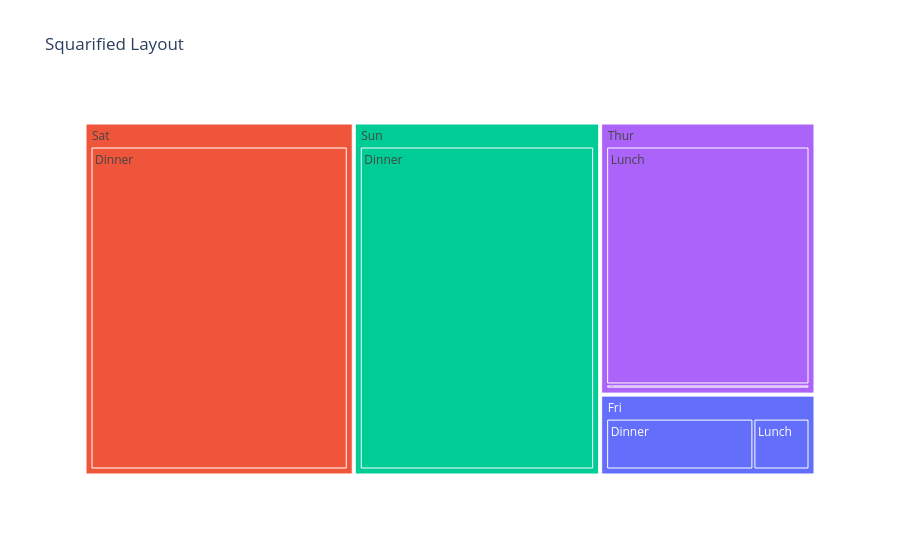
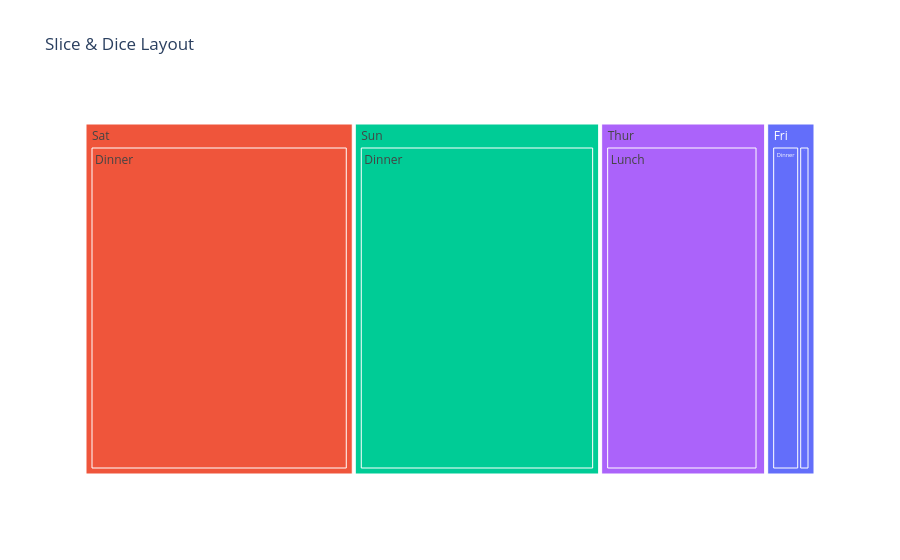
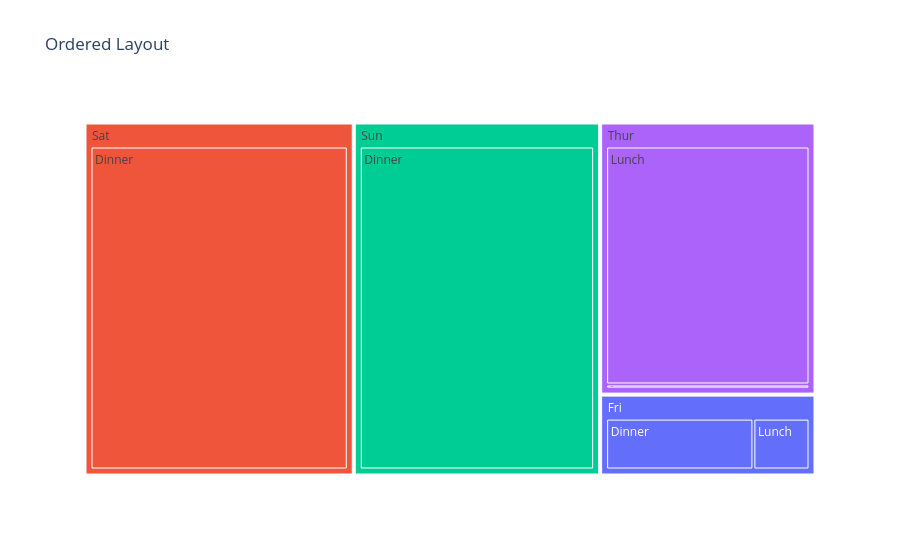

The code cell stored with these charts, in order, in its notebook:
### Markdown cell above
# task 6

### Code cell
import plotly.express as px

df = px.data.tips()

fig1 = px.treemap(
    df,
    path=['day', 'time'],
    values='total_bill',
    color='day',
    title="Squarified Layout"
)
fig1.show()


fig2 = px.treemap(
    df,
    path=['day', 'time'],
    values='total_bill',
    color='day',
    title="Slice & Dice Layout"
)
fig2.update_traces(tiling=dict(packing='dice'))
fig2.show()



fig3 = px.treemap(
    df,
    path=['day', 'time'],
    values='total_bill',
    color='day',
    title="Ordered Layout"
)
fig3.update_traces(tiling=dict(packing='binary'))
fig3.show()

### Figure 1 — Plotly figure (JSON) as saved in the notebook; plotly's stock layout.template omitted (floating-point values rounded to 4 significant figures)
{"data": [{"branchvalues": "total", "customdata": [["Fri"], ["Fri"], ["Fri"], ["Sat"], ["Sat"], ["Sun"], ["Sun"], ["Thur"], ["Thur"], ["Thur"]], "domain": {"x": [0, 1], "y": [0, 1]}, "hovertemplate": "labels=%{label}<br>total_bill=%{value}<br>parent=%{parent}<br>id=%{id}<br>day=%{customdata[0]}<extra></extra>", "ids": ["Fri/Dinner", "Fri/Lunch", "Fri", "Sat/Dinner", "Sat", "Sun/Dinner", "Sun", "Thur/Lunch", "Thur/Dinner", "Thur"], "labels": ["Dinner", "Lunch", "Fri", "Dinner", "Sat", "Dinner", "Sun", "Lunch", "Dinner", "Thur"], "marker": {"colors": ["#636efa", "#636efa", "#636efa", "#EF553B", "#EF553B", "#00cc96", "#00cc96", "#ab63fa", "#ab63fa", "#ab63fa"]}, "name": "", "parents": ["Fri", "Fri", "", "Sat", "", "Sun", "", "Thur", "Thur", ""], "type": "treemap", "values": [236.0, 89.92, 325.9, 1778.0, 1778.0, 1627.0, 1627.0, 1078.0, 18.78, 1096.0]}], "layout": {"legend": {"tracegroupgap": 0}, "title": {"text": "Squarified Layout"}}}

### Figure 2 — Plotly figure (JSON) as saved in the notebook; plotly's stock layout.template omitted (floating-point values rounded to 4 significant figures)
{"data": [{"branchvalues": "total", "customdata": [["Fri"], ["Fri"], ["Fri"], ["Sat"], ["Sat"], ["Sun"], ["Sun"], ["Thur"], ["Thur"], ["Thur"]], "domain": {"x": [0, 1], "y": [0, 1]}, "hovertemplate": "labels=%{label}<br>total_bill=%{value}<br>parent=%{parent}<br>id=%{id}<br>day=%{customdata[0]}<extra></extra>", "ids": ["Fri/Dinner", "Fri/Lunch", "Fri", "Sat/Dinner", "Sat", "Sun/Dinner", "Sun", "Thur/Lunch", "Thur/Dinner", "Thur"], "labels": ["Dinner", "Lunch", "Fri", "Dinner", "Sat", "Dinner", "Sun", "Lunch", "Dinner", "Thur"], "marker": {"colors": ["#636efa", "#636efa", "#636efa", "#EF553B", "#EF553B", "#00cc96", "#00cc96", "#ab63fa", "#ab63fa", "#ab63fa"]}, "name": "", "parents": ["Fri", "Fri", "", "Sat", "", "Sun", "", "Thur", "Thur", ""], "tiling": {"packing": "dice"}, "type": "treemap", "values": [236.0, 89.92, 325.9, 1778.0, 1778.0, 1627.0, 1627.0, 1078.0, 18.78, 1096.0]}], "layout": {"legend": {"tracegroupgap": 0}, "title": {"text": "Slice & Dice Layout"}}}

### Figure 3 — Plotly figure (JSON) as saved in the notebook; plotly's stock layout.template omitted (floating-point values rounded to 4 significant figures)
{"data": [{"branchvalues": "total", "customdata": [["Fri"], ["Fri"], ["Fri"], ["Sat"], ["Sat"], ["Sun"], ["Sun"], ["Thur"], ["Thur"], ["Thur"]], "domain": {"x": [0, 1], "y": [0, 1]}, "hovertemplate": "labels=%{label}<br>total_bill=%{value}<br>parent=%{parent}<br>id=%{id}<br>day=%{customdata[0]}<extra></extra>", "ids": ["Fri/Dinner", "Fri/Lunch", "Fri", "Sat/Dinner", "Sat", "Sun/Dinner", "Sun", "Thur/Lunch", "Thur/Dinner", "Thur"], "labels": ["Dinner", "Lunch", "Fri", "Dinner", "Sat", "Dinner", "Sun", "Lunch", "Dinner", "Thur"], "marker": {"colors": ["#636efa", "#636efa", "#636efa", "#EF553B", "#EF553B", "#00cc96", "#00cc96", "#ab63fa", "#ab63fa", "#ab63fa"]}, "name": "", "parents": ["Fri", "Fri", "", "Sat", "", "Sun", "", "Thur", "Thur", ""], "tiling": {"packing": "binary"}, "type": "treemap", "values": [236.0, 89.92, 325.9, 1778.0, 1778.0, 1627.0, 1627.0, 1078.0, 18.78, 1096.0]}], "layout": {"legend": {"tracegroupgap": 0}, "title": {"text": "Ordered Layout"}}}
